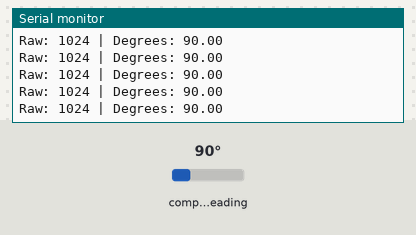
This sketch was run on a simulated Arduino Uno, built with avr-gcc and run on an emulated ATmega328P. Parts: the last lines printed to the serial monitor. The test bench sets the inputs (shaded band); at power-on: compass heading 90°.

Above: at 1.2 s.
1.3 s: compass heading set to 7°
At 1.56 s:
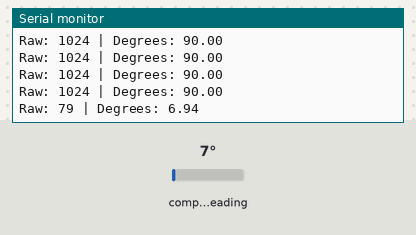
2.8 s: compass heading set to 180°
At 2.97 s:
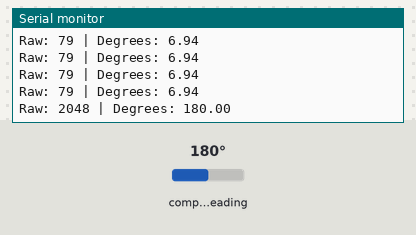
Timing chart, 0 to 5.8 s (numbered marks = the images above; inputs shaded):
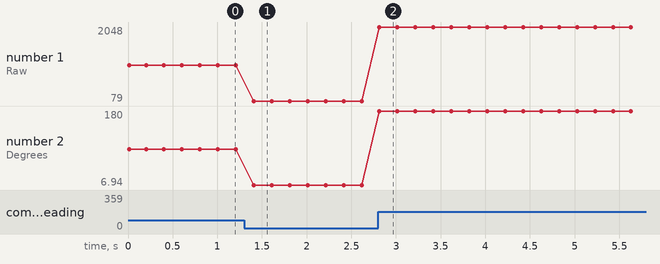

Measured:
- after the input at 1.3 s, the serial monitor: prints a new line after 0.11 s (image 1)
- after the input at 2.8 s, the serial monitor: prints a new line at once (image 2)
- plotted number 1: 1024 → 79 after the input at 1.3 s, 79 → 2048 after the input at 2.8 s
- plotted number 2: 90 → 6.94 after the input at 1.3 s, 6.94 → 180 after the input at 2.8 s

The sketch:

arduino_i2c_encoder_read.ino
```cpp
// this is a test file and hasnt been tested

#include <Wire.h>
#include <AS5600.h>

AS5600 encoder;

void setup() {
  Serial.begin(9600);
  Wire.begin();

  if (!encoder.begin()) {
    Serial.println("AS5600 not found. Check wiring!");
    while (1);
  }

  Serial.println("AS5600 Ready.");
}

void loop() {
  int angle = encoder.readAngle(); // returns value from 0 to 4095
  float degrees = (angle * 360.0) / 4096.0; // convert to degrees

  Serial.print("Raw: ");
  Serial.print(angle);
  Serial.print(" | Degrees: ");
  Serial.println(degrees);
  delay(200);
}
```
